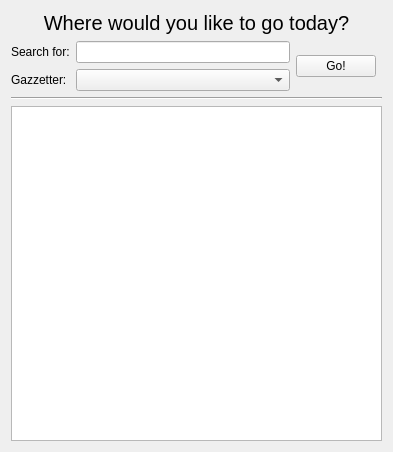
<?xml version="1.0" encoding="UTF-8"?>
<ui version="4.0">
 <class>Form</class>
 <widget class="QWidget" name="Form">
  <property name="geometry">
   <rect>
    <x>0</x>
    <y>0</y>
    <width>393</width>
    <height>452</height>
   </rect>
  </property>
  <property name="windowTitle">
   <string>Form</string>
  </property>
  <layout class="QGridLayout" name="gridLayout">
   <item row="0" column="0" colspan="4">
    <widget class="QLabel" name="label_3">
     <property name="font">
      <font>
       <pointsize>15</pointsize>
      </font>
     </property>
     <property name="text">
      <string>Where would you like to go today?</string>
     </property>
     <property name="alignment">
      <set>Qt::AlignCenter</set>
     </property>
    </widget>
   </item>
   <item row="1" column="0">
    <widget class="QLabel" name="label">
     <property name="text">
      <string>Search for:</string>
     </property>
    </widget>
   </item>
   <item row="1" column="1">
    <widget class="QLineEdit" name="searchEdit"/>
   </item>
   <item row="2" column="0">
    <widget class="QLabel" name="label_2">
     <property name="text">
      <string>Gazzetter:</string>
     </property>
    </widget>
   </item>
   <item row="2" column="1">
    <widget class="QComboBox" name="gazzetterCombo"/>
   </item>
   <item row="3" column="0" colspan="4">
    <widget class="Line" name="line">
     <property name="orientation">
      <enum>Qt::Horizontal</enum>
     </property>
    </widget>
   </item>
   <item row="4" column="0" colspan="4">
    <widget class="QListWidget" name="resultsList"/>
   </item>
   <item row="1" column="2" rowspan="2">
    <widget class="QPushButton" name="goButton">
     <property name="sizePolicy">
      <sizepolicy hsizetype="Fixed" vsizetype="Fixed">
       <horstretch>0</horstretch>
       <verstretch>0</verstretch>
      </sizepolicy>
     </property>
     <property name="font">
      <font>
       <pointsize>9</pointsize>
      </font>
     </property>
     <property name="text">
      <string>Go!</string>
     </property>
    </widget>
   </item>
  </layout>
 </widget>
 <resources/>
 <connections/>
</ui>
